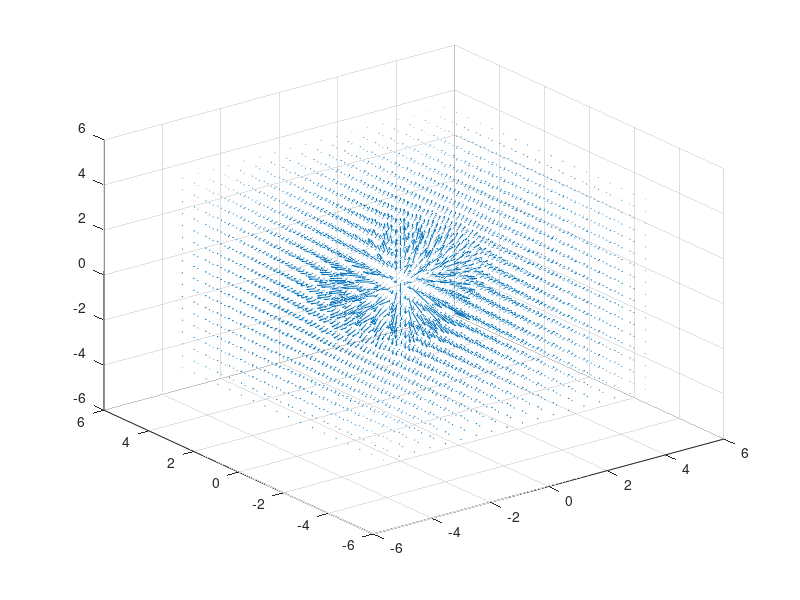

This figure's MATLAB source:
%%Simulation region
% (a,b) -> range of x values
% (c,d) -> range of y values
% (e,f) -> range of z values
% N -> Number of points in any direction   % h -> grid spacing
clc;
clear all;
close all;
a=-5   ; b=5   ;
c=-5   ; d=5   ;
e=-5; f=5;
N=20 ;
h=(b-a)/N;
eps=8.854E-12;

x = linspace(a,b,N);   % grid points x including boundaries
y = linspace(c,d,N);   % grid points y including boundaries
z=linspace(e,f,N);     % grid points z including boundaries
[X,Y,Z] = meshgrid(x,y,z);      % 2d arrays of x,y values

Y=-Y;
Z=-Z;

%%charge distribution (given as input)
    
rho=zeros(N,N,N); 
f=@(x,y,z) (1/(((x)^2+(y)^2+(z)^2)));   % INPUT
for i=1:N
    for j=1:N
        for k=1:N
        rho(i,j,k)=f(X(i,j,k),Y(i,j,k),Z(i,j,k));
        end
    end
end
    
%%Boundary Conditions (dirichlet condition) ->|v <-|^
% V -> Electric Potential 
v=zeros(N,N,N);
 %boundary conditions
v(1, 1:N) = 0;  
v(1:N, N)=  0;
v(N, 1:N)=  0;
v(1:N, 1)=  0;

%%FDM to solve for potential
for iter=1:20
    vi=rho.*(1/6)*(1/eps)*h*h;
for i=2:N-1
    for j=2:N-1
        for k=2:N-1
         vi(i,j,k)=vi(i,j,k)+(1/6)*(v(i-1,j,k)+v(i+1,j,k)+v(i,j-1,k)+v(i,j+1,k)+v(i,j,k-1)+v(i,j,k+1));
        end
    end
end
v=vi;
end

%%Determining the Electric field intensity

ex=zeros(N,N,N);
ey=zeros(N,N,N);
ez=zeros(N,N,N);

for i=2:N-1
    for j=2:N-1
        for k=2:N-1
        ey(i,j,k)=-(v(i,j,k)-v(i+1,j,k))/h;
        ex(i,j,k)=(v(i,j,k)-v(i,j+1,k))/h;
        ez(i,j,k)=-(v(i,j,k)-v(i,j,k+1))/h;
        end
    end
end

for i=2:N-1
    for j=2:N-1
        for k=2:N-1
        ey(i,j,k)=(ey(i,j+1,k)+ey(i,j,k))/2;
        ex(i,j,k)=(ex(i+1,j,k)+ex(i,j,k))/2;
        ez(i,j,k)=(ez(i,j,k+1)+ez(i,j,k))/2;
        end
    end
end


%Normalizing the Electric field
e=zeros(N,N,N);
for i=2:N-1
    for j=2:N-1
        for k=2:N-1
        e(i,j,k)=(ex(i,j,k))^2 + (ey(i,j,k))^2+(ez(i,j,k))^2;
        e(i,j,k)=sqrt(e(i,j,k));
        end
    end
end

for i=2:N-1
    for j=2:N-1
        for j=2:N-1
        if (e(i,j,k)~=0)
            ex(i,j,k)=ex(i,j,k)/e(i,j,k);
            ey(i,j,k)=ey(i,j,k)/e(i,j,k);
            ez(i,j,k)=ez(i,j,k)/e(i,j,k);
        end
        end
    end
end

%%Graphical representation
quiver3(X,Y,Z,ex,ey,ez,'autoscalefactor',3);

